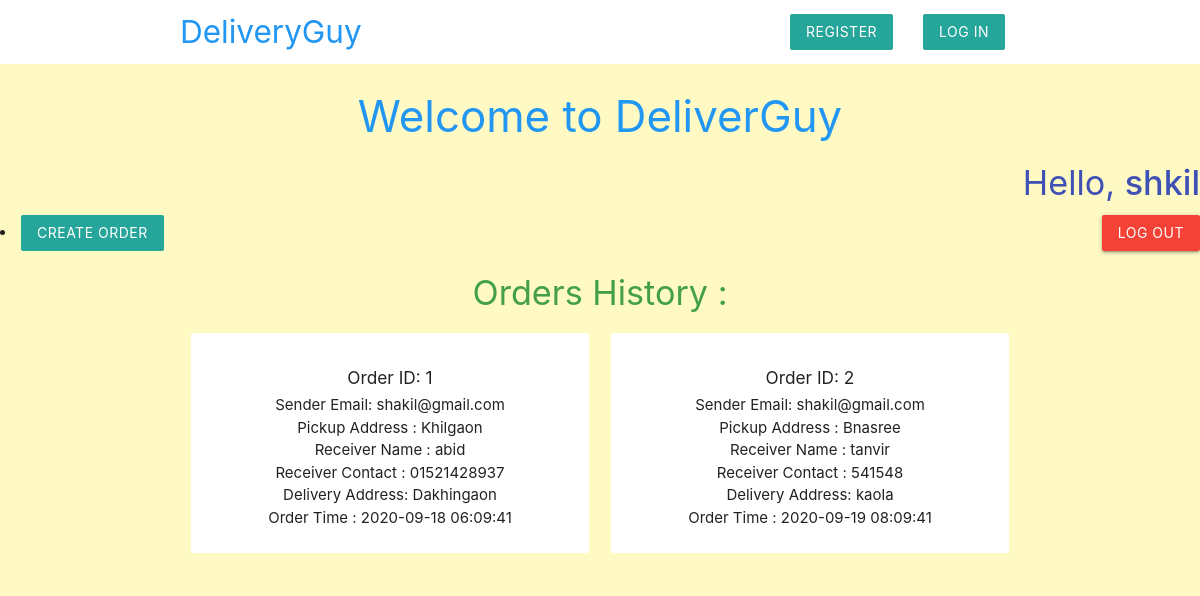
Screenshot of /index.php (signed in) with the database file from the repository.
### tables this page shows
CREATE TABLE `orders` (
  `orderId` int(11) NOT NULL,
  `id` int(11) NOT NULL,
  `email` varchar(255) DEFAULT NULL,
  `pickup` varchar(255) DEFAULT NULL,
  `receiverName` varchar(255) DEFAULT NULL,
  `receiver` varchar(255) DEFAULT NULL,
  `delivery` varchar(255) DEFAULT NULL,
  `created_ad` timestamp NOT NULL DEFAULT current_timestamp()
);

### index.php (the view, shortened to what this page needs)
<?php include("server.php") ?>
<!DOCTYPE html>
<html lang="en">
<head>
  <link rel="stylesheet" href="https://cdnjs.cloudflare.com/ajax/libs/materialize/1.0.0/css/materialize.min.css">
</head>
 <body class="yellow lighten-4">
   <nav class="white z-depth-0">
    <div class="container">
    <a href="index.php" class="brand-logo blue-text">DeliveryGuy</a>
    <ul id="nav-mobile" class='right hide-on-small-down'>
     <li><a href="register.php" class="btn brand z-depth-0">Register</a></li>
     <li><a href="login.php" class="btn brand z-depth-0">Log In</a></li>
     </ul>
    </div>
   </nav>
<h3 class="center-align blue-text">Welcome to DeliverGuy </h3>
<?php if(isset($_SESSION['username'])){ ?>
    <h4 class="indigo-text right-align">Hello, <strong><?php echo $_SESSION['username'];?> </strong></h4>
    <button class="btn red right"><a class="white-text" href="index.php?logout='1'">Log Out</a></button>
    <li><a href="add.php" class="btn brand z-depth-0">Create Order</a></li>
    <?php
    $userId=$_SESSION['id'];
    $data="SELECT orderId,email,pickup,receiverName,receiver,delivery,created_ad from orders WHERE id='$userId' ORDER BY created_ad";
    $query2=mysqli_query($db,$data);
    $orders=mysqli_fetch_all($query2,MYSQLI_ASSOC);
    ?>
    <h4 class="center-align green-text text-darken-1">Orders History : </h4>
    <div class="container">
    <div class="row">
    <?php foreach($orders as $order){ ?>
     <div class="col s6 md3">
      <div class="card z-depth-0">
       <div class="card-content center">
        <h6>Order ID: <?php echo htmlspecialchars($order['orderId']) ?></h6>
       <div>
       <p>Sender Email: <?php echo htmlspecialchars($order['email']) ?></p>
       <p>Pickup Address : <?php echo htmlspecialchars($order['pickup']) ?></p>
       <p>Receiver Name : <?php echo htmlspecialchars($order['receiverName']) ?></p>
       <p>Receiver Contact : <?php echo htmlspecialchars($order['receiver']) ?></p>
       <p>Delivery Address: <?php echo htmlspecialchars($order['delivery']) ?></p>
       <p>Order Time : <?php echo htmlspecialchars($order['created_ad']) ?></p>
       </div>
       </div>
      </div>
     </div>
  <?php } ?>
  </div>
  </div>
  <?php } ?>
</html>

### rows the page displays
orders: orderId "1", email "shakil@gmail.com", pickup "Khilgaon", receiverName "abid", receiver "01521428937", delivery "Dakhingaon", created_ad "2020-09-18 06:09:41"
orders: orderId "2", email "shakil@gmail.com", pickup "Bnasree", receiverName "tanvir", receiver "541548", delivery "kaola", created_ad "2020-09-19 08:09:41"

### other values shown
$_SESSION['username'] "shkil"
